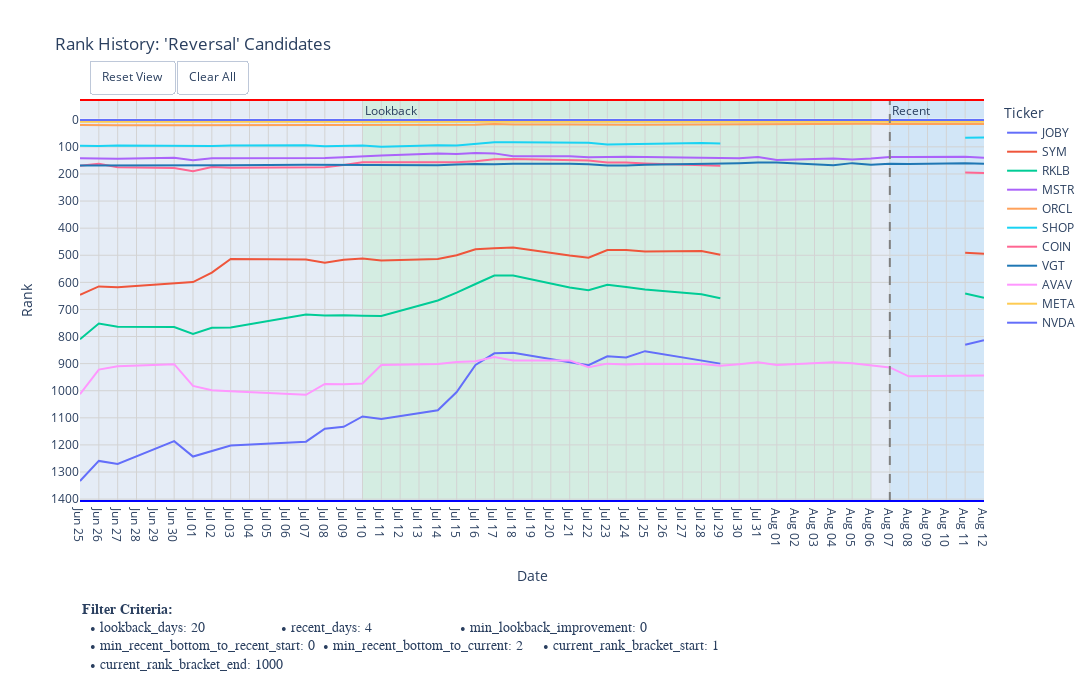

The notebook cell saved with this chart:
### Code cell
# 4. Call the new plotting function
if portfolio_tickers:
    plot_rank_with_criteria(
        df_rank_history=df_tickers_rank_history.iloc[:, -plot_days::],
        # df_rank_history=selected_df,
        ticker_list=portfolio_tickers,
        title_suffix="'Reversal' Candidates",
        filter_criteria=filter_criteria, # Pass the dictionary here
        width=1150,
        height=700,
    )
else:
    print("No candidates found to plot.")

### Figure 1 — Plotly figure (JSON) as saved in the notebook; plotly's stock layout.template omitted (floating-point values rounded to 4 significant figures)
{"data": [{"hovertemplate": "Ticker=JOBY<br>index=%{x}<br>Rank=%{y}<extra></extra>", "legendgroup": "JOBY", "line": {"color": "#636EFA", "dash": "solid"}, "marker": {"symbol": "circle"}, "mode": "lines", "name": "JOBY", "orientation": "v", "showlegend": true, "type": "scatter", "x": ["2025-06-25T00:00:00", "2025-06-26T00:00:00", "2025-06-27T00:00:00", "2025-06-30T00:00:00", "2025-07-01T00:00:00", "2025-07-02T00:00:00", "2025-07-03T00:00:00", "2025-07-07T00:00:00", "2025-07-08T00:00:00", "2025-07-09T00:00:00", "2025-07-10T00:00:00", "2025-07-11T00:00:00", "2025-07-14T00:00:00", "2025-07-15T00:00:00", "2025-07-16T00:00:00", "2025-07-17T00:00:00", "2025-07-18T00:00:00", "2025-07-21T00:00:00", "2025-07-22T00:00:00", "2025-07-23T00:00:00", "2025-07-24T00:00:00", "2025-07-25T00:00:00", "2025-07-28T00:00:00", "2025-07-29T00:00:00", "2025-07-30T00:00:00", "2025-07-31T00:00:00", "2025-08-01T00:00:00", "2025-08-04T00:00:00", "2025-08-05T00:00:00", "2025-08-06T00:00:00", "2025-08-07T00:00:00", "2025-08-08T00:00:00", "2025-08-11T00:00:00", "2025-08-12T00:00:00"], "xaxis": "x", "y": [1333, 1259, 1270, 1186, 1243, 1223, 1202, 1188, 1140, 1133, 1095, 1104, 1072, 1005, 905, 862, 860, 895, 906, 873, 877, 854, 889, 900, null, null, null, null, null, null, null, null, 830, 814], "yaxis": "y"}, {"hovertemplate": "Ticker=SYM<br>index=%{x}<br>Rank=%{y}<extra></extra>", "legendgroup": "SYM", "line": {"color": "#EF553B", "dash": "solid"}, "marker": {"symbol": "circle"}, "mode": "lines", "name": "SYM", "orientation": "v", "showlegend": true, "type": "scatter", "x": ["2025-06-25T00:00:00", "2025-06-26T00:00:00", "2025-06-27T00:00:00", "2025-06-30T00:00:00", "2025-07-01T00:00:00", "2025-07-02T00:00:00", "2025-07-03T00:00:00", "2025-07-07T00:00:00", "2025-07-08T00:00:00", "2025-07-09T00:00:00", "2025-07-10T00:00:00", "2025-07-11T00:00:00", "2025-07-14T00:00:00", "2025-07-15T00:00:00", "2025-07-16T00:00:00", "2025-07-17T00:00:00", "2025-07-18T00:00:00", "2025-07-21T00:00:00", "2025-07-22T00:00:00", "2025-07-23T00:00:00", "2025-07-24T00:00:00", "2025-07-25T00:00:00", "2025-07-28T00:00:00", "2025-07-29T00:00:00", "2025-07-30T00:00:00", "2025-07-31T00:00:00", "2025-08-01T00:00:00", "2025-08-04T00:00:00", "2025-08-05T00:00:00", "2025-08-06T00:00:00", "2025-08-07T00:00:00", "2025-08-08T00:00:00", "2025-08-11T00:00:00", "2025-08-12T00:00:00"], "xaxis": "x", "y": [646, 615, 618, 604, 599, 564, 514, 516, 528, 517, 512, 519, 514, 500, 478, 474, 471, 501, 509, 481, 481, 486, 484, 498, null, null, null, null, null, null, null, null, 491, 494], "yaxis": "y"}, {"hovertemplate": "Ticker=RKLB<br>index=%{x}<br>Rank=%{y}<extra></extra>", "legendgroup": "RKLB", "line": {"color": "#00CC96", "dash": "solid"}, "marker": {"symbol": "circle"}, "mode": "lines", "name": "RKLB", "orientation": "v", "showlegend": true, "type": "scatter", "x": ["2025-06-25T00:00:00", "2025-06-26T00:00:00", "2025-06-27T00:00:00", "2025-06-30T00:00:00", "2025-07-01T00:00:00", "2025-07-02T00:00:00", "2025-07-03T00:00:00", "2025-07-07T00:00:00", "2025-07-08T00:00:00", "2025-07-09T00:00:00", "2025-07-10T00:00:00", "2025-07-11T00:00:00", "2025-07-14T00:00:00", "2025-07-15T00:00:00", "2025-07-16T00:00:00", "2025-07-17T00:00:00", "2025-07-18T00:00:00", "2025-07-21T00:00:00", "2025-07-22T00:00:00", "2025-07-23T00:00:00", "2025-07-24T00:00:00", "2025-07-25T00:00:00", "2025-07-28T00:00:00", "2025-07-29T00:00:00", "2025-07-30T00:00:00", "2025-07-31T00:00:00", "2025-08-01T00:00:00", "2025-08-04T00:00:00", "2025-08-05T00:00:00", "2025-08-06T00:00:00", "2025-08-07T00:00:00", "2025-08-08T00:00:00", "2025-08-11T00:00:00", "2025-08-12T00:00:00"], "xaxis": "x", "y": [810, 752, 764, 765, 790, 768, 767, 719, 722, 721, 723, 724, 667, 638, 606, 575, 575, 619, 629, 609, 617, 626, 644, 659, null, null, null, null, null, null, null, null, 641, 657], "yaxis": "y"}, {"hovertemplate": "Ticker=MSTR<br>index=%{x}<br>Rank=%{y}<extra></extra>", "legendgroup": "MSTR", "line": {"color": "#AB63FA", "dash": "solid"}, "marker": {"symbol": "circle"}, "mode": "lines", "name": "MSTR", "orientation": "v", "showlegend": true, "type": "scatter", "x": ["2025-06-25T00:00:00", "2025-06-26T00:00:00", "2025-06-27T00:00:00", "2025-06-30T00:00:00", "2025-07-01T00:00:00", "2025-07-02T00:00:00", "2025-07-03T00:00:00", "2025-07-07T00:00:00", "2025-07-08T00:00:00", "2025-07-09T00:00:00", "2025-07-10T00:00:00", "2025-07-11T00:00:00", "2025-07-14T00:00:00", "2025-07-15T00:00:00", "2025-07-16T00:00:00", "2025-07-17T00:00:00", "2025-07-18T00:00:00", "2025-07-21T00:00:00", "2025-07-22T00:00:00", "2025-07-23T00:00:00", "2025-07-24T00:00:00", "2025-07-25T00:00:00", "2025-07-28T00:00:00", "2025-07-29T00:00:00", "2025-07-30T00:00:00", "2025-07-31T00:00:00", "2025-08-01T00:00:00", "2025-08-04T00:00:00", "2025-08-05T00:00:00", "2025-08-06T00:00:00", "2025-08-07T00:00:00", "2025-08-08T00:00:00", "2025-08-11T00:00:00", "2025-08-12T00:00:00"], "xaxis": "x", "y": [142, 142, 144, 140, 149, 142, 142, 142, 141, 138, 136, 132, 124, 126, 123, 124, 135, 135, 138, 136, 136, 137, 140, 142, 142, 137, 148, 143, 147, 143, 137, 137, 136, 140], "yaxis": "y"}, {"hovertemplate": "Ticker=ORCL<br>index=%{x}<br>Rank=%{y}<extra></extra>", "legendgroup": "ORCL", "line": {"color": "#FFA15A", "dash": "solid"}, "marker": {"symbol": "circle"}, "mode": "lines", "name": "ORCL", "orientation": "v", "showlegend": true, "type": "scatter", "x": ["2025-06-25T00:00:00", "2025-06-26T00:00:00", "2025-06-27T00:00:00", "2025-06-30T00:00:00", "2025-07-01T00:00:00", "2025-07-02T00:00:00", "2025-07-03T00:00:00", "2025-07-07T00:00:00", "2025-07-08T00:00:00", "2025-07-09T00:00:00", "2025-07-10T00:00:00", "2025-07-11T00:00:00", "2025-07-14T00:00:00", "2025-07-15T00:00:00", "2025-07-16T00:00:00", "2025-07-17T00:00:00", "2025-07-18T00:00:00", "2025-07-21T00:00:00", "2025-07-22T00:00:00", "2025-07-23T00:00:00", "2025-07-24T00:00:00", "2025-07-25T00:00:00", "2025-07-28T00:00:00", "2025-07-29T00:00:00", "2025-07-30T00:00:00", "2025-07-31T00:00:00", "2025-08-01T00:00:00", "2025-08-04T00:00:00", "2025-08-05T00:00:00", "2025-08-06T00:00:00", "2025-08-07T00:00:00", "2025-08-08T00:00:00", "2025-08-11T00:00:00", "2025-08-12T00:00:00"], "xaxis": "x", "y": [19, 20, 20, 20, 20, 18, 18, 18, 18, 18, 18, 18, 18, 18, 18, 16, 17, 17, 18, 18, 18, 18, 17, 17, 17, 15, 17, 16, 16, 15, 16, 16, 16, 16], "yaxis": "y"}, {"hovertemplate": "Ticker=SHOP<br>index=%{x}<br>Rank=%{y}<extra></extra>", "legendgroup": "SHOP", "line": {"color": "#19D3F3", "dash": "solid"}, "marker": {"symbol": "circle"}, "mode": "lines", "name": "SHOP", "orientation": "v", "showlegend": true, "type": "scatter", "x": ["2025-06-25T00:00:00", "2025-06-26T00:00:00", "2025-06-27T00:00:00", "2025-06-30T00:00:00", "2025-07-01T00:00:00", "2025-07-02T00:00:00", "2025-07-03T00:00:00", "2025-07-07T00:00:00", "2025-07-08T00:00:00", "2025-07-09T00:00:00", "2025-07-10T00:00:00", "2025-07-11T00:00:00", "2025-07-14T00:00:00", "2025-07-15T00:00:00", "2025-07-16T00:00:00", "2025-07-17T00:00:00", "2025-07-18T00:00:00", "2025-07-21T00:00:00", "2025-07-22T00:00:00", "2025-07-23T00:00:00", "2025-07-24T00:00:00", "2025-07-25T00:00:00", "2025-07-28T00:00:00", "2025-07-29T00:00:00", "2025-07-30T00:00:00", "2025-07-31T00:00:00", "2025-08-01T00:00:00", "2025-08-04T00:00:00", "2025-08-05T00:00:00", "2025-08-06T00:00:00", "2025-08-07T00:00:00", "2025-08-08T00:00:00", "2025-08-11T00:00:00", "2025-08-12T00:00:00"], "xaxis": "x", "y": [96, 97, 95, 96, 98, 97, 95, 94, 98, 96, 95, 100, 94, 95, 88, 83, 83, 83, 85, 91, 90, 90, 86, 88, null, null, null, null, null, null, null, null, 66, 65], "yaxis": "y"}, {"hovertemplate": "Ticker=COIN<br>index=%{x}<br>Rank=%{y}<extra></extra>", "legendgroup": "COIN", "line": {"color": "#FF6692", "dash": "solid"}, "marker": {"symbol": "circle"}, "mode": "lines", "name": "COIN", "orientation": "v", "showlegend": true, "type": "scatter", "x": ["2025-06-25T00:00:00", "2025-06-26T00:00:00", "2025-06-27T00:00:00", "2025-06-30T00:00:00", "2025-07-01T00:00:00", "2025-07-02T00:00:00", "2025-07-03T00:00:00", "2025-07-07T00:00:00", "2025-07-08T00:00:00", "2025-07-09T00:00:00", "2025-07-10T00:00:00", "2025-07-11T00:00:00", "2025-07-14T00:00:00", "2025-07-15T00:00:00", "2025-07-16T00:00:00", "2025-07-17T00:00:00", "2025-07-18T00:00:00", "2025-07-21T00:00:00", "2025-07-22T00:00:00", "2025-07-23T00:00:00", "2025-07-24T00:00:00", "2025-07-25T00:00:00", "2025-07-28T00:00:00", "2025-07-29T00:00:00", "2025-07-30T00:00:00", "2025-07-31T00:00:00", "2025-08-01T00:00:00", "2025-08-04T00:00:00", "2025-08-05T00:00:00", "2025-08-06T00:00:00", "2025-08-07T00:00:00", "2025-08-08T00:00:00", "2025-08-11T00:00:00", "2025-08-12T00:00:00"], "xaxis": "x", "y": [170, 162, 175, 178, 190, 174, 177, 174, 175, 167, 157, 157, 156, 157, 153, 146, 145, 147, 150, 158, 158, 161, 167, 170, null, null, null, null, null, null, null, null, 195, 196], "yaxis": "y"}, {"hovertemplate": "Ticker=VGT<br>index=%{x}<br>Rank=%{y}<extra></extra>", "legendgroup": "VGT", "line": {"color": "#1F77B4", "dash": "solid"}, "marker": {"symbol": "circle"}, "mode": "lines", "name": "VGT", "orientation": "v", "showlegend": true, "type": "scatter", "x": ["2025-06-25T00:00:00", "2025-06-26T00:00:00", "2025-06-27T00:00:00", "2025-06-30T00:00:00", "2025-07-01T00:00:00", "2025-07-02T00:00:00", "2025-07-03T00:00:00", "2025-07-07T00:00:00", "2025-07-08T00:00:00", "2025-07-09T00:00:00", "2025-07-10T00:00:00", "2025-07-11T00:00:00", "2025-07-14T00:00:00", "2025-07-15T00:00:00", "2025-07-16T00:00:00", "2025-07-17T00:00:00", "2025-07-18T00:00:00", "2025-07-21T00:00:00", "2025-07-22T00:00:00", "2025-07-23T00:00:00", "2025-07-24T00:00:00", "2025-07-25T00:00:00", "2025-07-28T00:00:00", "2025-07-29T00:00:00", "2025-07-30T00:00:00", "2025-07-31T00:00:00", "2025-08-01T00:00:00", "2025-08-04T00:00:00", "2025-08-05T00:00:00", "2025-08-06T00:00:00", "2025-08-07T00:00:00", "2025-08-08T00:00:00", "2025-08-11T00:00:00", "2025-08-12T00:00:00"], "xaxis": "x", "y": [169, 169, 168, 168, 168, 168, 168, 166, 166, 166, 166, 166, 168, 165, 163, 164, 162, 162, 164, 169, 169, 166, 164, 161, 160, 158, 158, 168, 160, 166, 162, 163, 160, 162], "yaxis": "y"}, {"hovertemplate": "Ticker=AVAV<br>index=%{x}<br>Rank=%{y}<extra></extra>", "legendgroup": "AVAV", "line": {"color": "#FF97FF", "dash": "solid"}, "marker": {"symbol": "circle"}, "mode": "lines", "name": "AVAV", "orientation": "v", "showlegend": true, "type": "scatter", "x": ["2025-06-25T00:00:00", "2025-06-26T00:00:00", "2025-06-27T00:00:00", "2025-06-30T00:00:00", "2025-07-01T00:00:00", "2025-07-02T00:00:00", "2025-07-03T00:00:00", "2025-07-07T00:00:00", "2025-07-08T00:00:00", "2025-07-09T00:00:00", "2025-07-10T00:00:00", "2025-07-11T00:00:00", "2025-07-14T00:00:00", "2025-07-15T00:00:00", "2025-07-16T00:00:00", "2025-07-17T00:00:00", "2025-07-18T00:00:00", "2025-07-21T00:00:00", "2025-07-22T00:00:00", "2025-07-23T00:00:00", "2025-07-24T00:00:00", "2025-07-25T00:00:00", "2025-07-28T00:00:00", "2025-07-29T00:00:00", "2025-07-30T00:00:00", "2025-07-31T00:00:00", "2025-08-01T00:00:00", "2025-08-04T00:00:00", "2025-08-05T00:00:00", "2025-08-06T00:00:00", "2025-08-07T00:00:00", "2025-08-08T00:00:00", "2025-08-11T00:00:00", "2025-08-12T00:00:00"], "xaxis": "x", "y": [1013, 922, 910, 902, 982, 998, 1002, 1015, 975, 976, 973, 905, 901, 894, 891, 876, 888, 888, 913, 900, 903, 900, 901, 908, 902, 895, 905, 895, 899, 907, 914, 947, 946, 944], "yaxis": "y"}, {"hovertemplate": "Ticker=META<br>index=%{x}<br>Rank=%{y}<extra></extra>", "legendgroup": "META", "line": {"color": "#FECB52", "dash": "solid"}, "marker": {"symbol": "circle"}, "mode": "lines", "name": "META", "orientation": "v", "showlegend": true, "type": "scatter", "x": ["2025-06-25T00:00:00", "2025-06-26T00:00:00", "2025-06-27T00:00:00", "2025-06-30T00:00:00", "2025-07-01T00:00:00", "2025-07-02T00:00:00", "2025-07-03T00:00:00", "2025-07-07T00:00:00", "2025-07-08T00:00:00", "2025-07-09T00:00:00", "2025-07-10T00:00:00", "2025-07-11T00:00:00", "2025-07-14T00:00:00", "2025-07-15T00:00:00", "2025-07-16T00:00:00", "2025-07-17T00:00:00", "2025-07-18T00:00:00", "2025-07-21T00:00:00", "2025-07-22T00:00:00", "2025-07-23T00:00:00", "2025-07-24T00:00:00", "2025-07-25T00:00:00", "2025-07-28T00:00:00", "2025-07-29T00:00:00", "2025-07-30T00:00:00", "2025-07-31T00:00:00", "2025-08-01T00:00:00", "2025-08-04T00:00:00", "2025-08-05T00:00:00", "2025-08-06T00:00:00", "2025-08-07T00:00:00", "2025-08-08T00:00:00", "2025-08-11T00:00:00", "2025-08-12T00:00:00"], "xaxis": "x", "y": [7, 7, 7, 7, 7, 7, 7, 7, 7, 7, 7, 7, 7, 7, 7, 7, 7, 7, 7, 7, 7, 7, 7, 7, 7, 7, 7, 7, 7, 7, 7, 7, 7, 7], "yaxis": "y"}, {"hovertemplate": "Ticker=NVDA<br>index=%{x}<br>Rank=%{y}<extra></extra>", "legendgroup": "NVDA", "line": {"color": "#636EFA", "dash": "solid"}, "marker": {"symbol": "circle"}, "mode": "lines", "name": "NVDA", "orientation": "v", "showlegend": true, "type": "scatter", "x": ["2025-06-25T00:00:00", "2025-06-26T00:00:00", "2025-06-27T00:00:00", "2025-06-30T00:00:00", "2025-07-01T00:00:00", "2025-07-02T00:00:00", "2025-07-03T00:00:00", "2025-07-07T00:00:00", "2025-07-08T00:00:00", "2025-07-09T00:00:00", "2025-07-10T00:00:00", "2025-07-11T00:00:00", "2025-07-14T00:00:00", "2025-07-15T00:00:00", "2025-07-16T00:00:00", "2025-07-17T00:00:00", "2025-07-18T00:00:00", "2025-07-21T00:00:00", "2025-07-22T00:00:00", "2025-07-23T00:00:00", "2025-07-24T00:00:00", "2025-07-25T00:00:00", "2025-07-28T00:00:00", "2025-07-29T00:00:00", "2025-07-30T00:00:00", "2025-07-31T00:00:00", "2025-08-01T00:00:00", "2025-08-04T00:00:00", "2025-08-05T00:00:00", "2025-08-06T00:00:00", "2025-08-07T00:00:00", "2025-08-08T00:00:00", "2025-08-11T00:00:00", "2025-08-12T00:00:00"], "xaxis": "x", "y": [1, 1, 1, 1, 1, 1, 1, 1, 1, 1, 1, 1, 1, 1, 1, 1, 1, 1, 1, 1, 1, 1, 1, 1, 1, 1, 1, 1, 1, 1, 1, 1, 1, 1], "yaxis": "y"}], "layout": {"annotations": [{"showarrow": false, "text": "Recent", "x": "2025-08-07T00:00:00", "xanchor": "left", "xref": "x", "y": 1, "yanchor": "top", "yref": "y domain"}, {"showarrow": false, "text": "Lookback", "x": "2025-07-10T00:00:00", "xanchor": "left", "xref": "x", "y": 1, "yanchor": "top", "yref": "y domain"}, {"align": "left", "font": {"family": "Courier New, monospace", "size": 14}, "showarrow": false, "text": "<b>Filter Criteria:</b><br>  • lookback_days: 20                   • recent_days: 4                      • min_lookback_improvement: 0       <br>  • min_recent_bottom_to_recent_start: 0  • min_recent_bottom_to_current: 2     • current_rank_bracket_start: 1     <br>  • current_rank_bracket_end: 1000    ", "x": 0, "xanchor": "left", "xref": "paper", "y": -0.25, "yanchor": "top", "yref": "paper"}], "height": 700, "legend": {"title": {"text": "Ticker"}, "tracegroupgap": 0}, "margin": {"b": 198.8}, "shapes": [{"fillcolor": "LightSkyBlue", "layer": "below", "line": {"width": 0}, "opacity": 0.2, "type": "rect", "x0": "2025-08-07T00:00:00", "x1": "2025-08-12T00:00:00", "xref": "x", "y0": 0, "y1": 1, "yref": "y domain"}, {"fillcolor": "LightGreen", "layer": "below", "line": {"width": 0}, "opacity": 0.2, "type": "rect", "x0": "2025-07-10T00:00:00", "x1": "2025-08-06T00:00:00", "xref": "x", "y0": 0, "y1": 1, "yref": "y domain"}, {"line": {"color": "grey", "dash": "dash", "width": 2}, "type": "line", "x0": "2025-08-07T00:00:00", "x1": "2025-08-07T00:00:00", "xref": "x", "y0": 0, "y1": 1, "yref": "y domain"}, {"line": {"color": "red", "width": 2}, "type": "line", "x0": 0, "x1": 1, "xref": "paper", "y0": 1, "y1": 1, "yref": "paper"}, {"line": {"color": "blue", "width": 2}, "type": "line", "x0": 0, "x1": 1, "xref": "paper", "y0": 0, "y1": 0, "yref": "paper"}], "title": {"text": "Rank History: 'Reversal' Candidates"}, "updatemenus": [{"buttons": [{"args": [{"visible": [true, true, true, true, true, true, true, true, true, true, true]}], "label": "Reset View", "method": "restyle"}, {"args": [{"visible": ["legendonly", "legendonly", "legendonly", "legendonly", "legendonly", "legendonly", "legendonly", "legendonly", "legendonly", "legendonly", "legendonly"]}], "label": "Clear All", "method": "restyle"}], "direction": "left", "showactive": false, "type": "buttons", "x": 0.01, "xanchor": "left", "y": 1.1, "yanchor": "top"}], "width": 1150, "xaxis": {"anchor": "y", "domain": [0, 1], "dtick": "D7", "gridcolor": "LightGrey", "minor": {"dtick": "D1", "gridcolor": "rgba(235, 235, 235, 0.5)", "showgrid": true}, "range": ["2025-06-25T00:00:00", "2025-08-12T00:00:00"], "showgrid": true, "tickformat": "%b %d", "title": {"standoff": 25, "text": "Date"}, "type": "date"}, "yaxis": {"anchor": "x", "autorange": "reversed", "domain": [0, 1], "dtick": 100, "gridcolor": "LightGrey", "showgrid": true, "title": {"text": "Rank"}}}}
